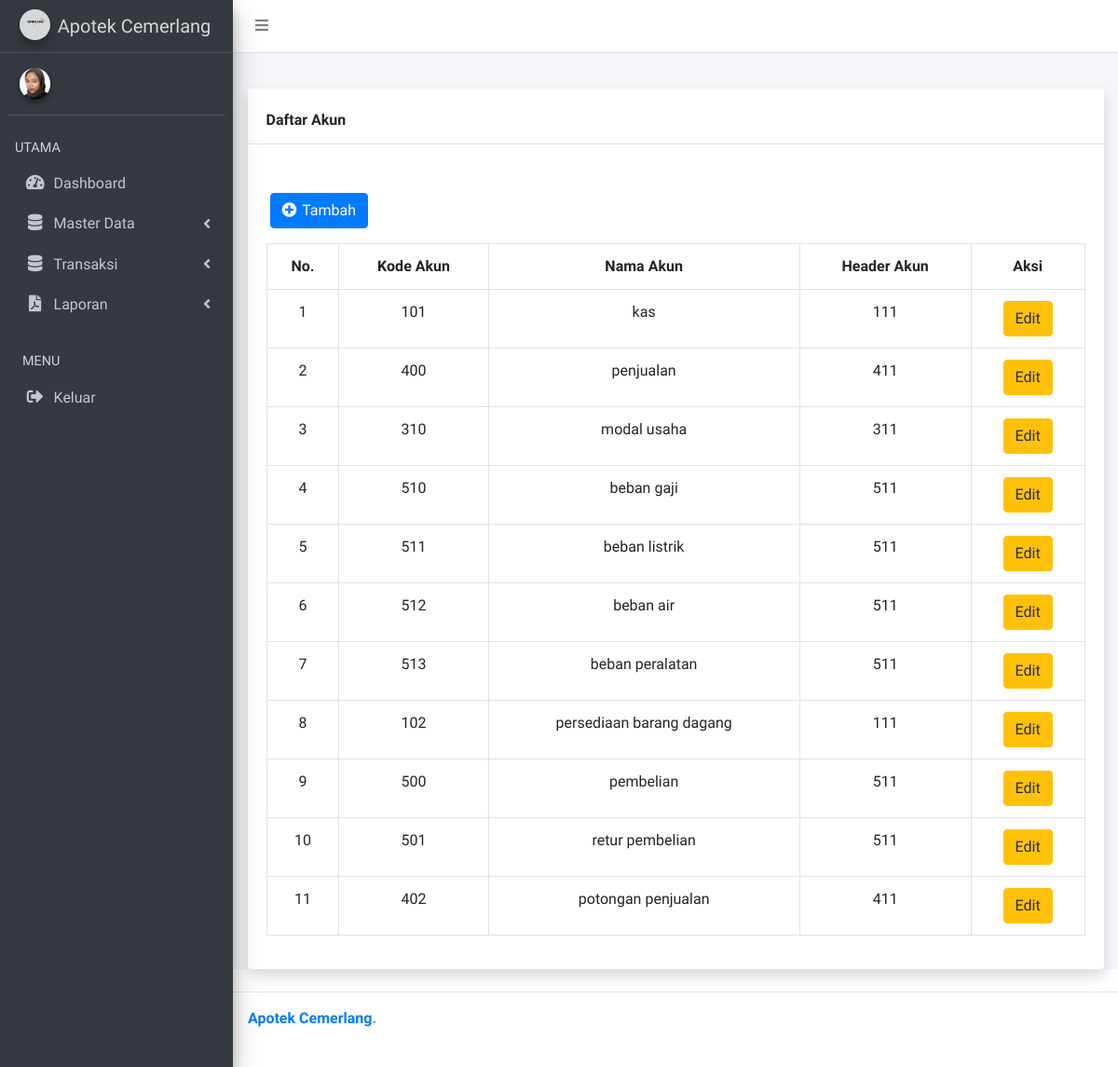
Before: /index.php/coa with the older database file.
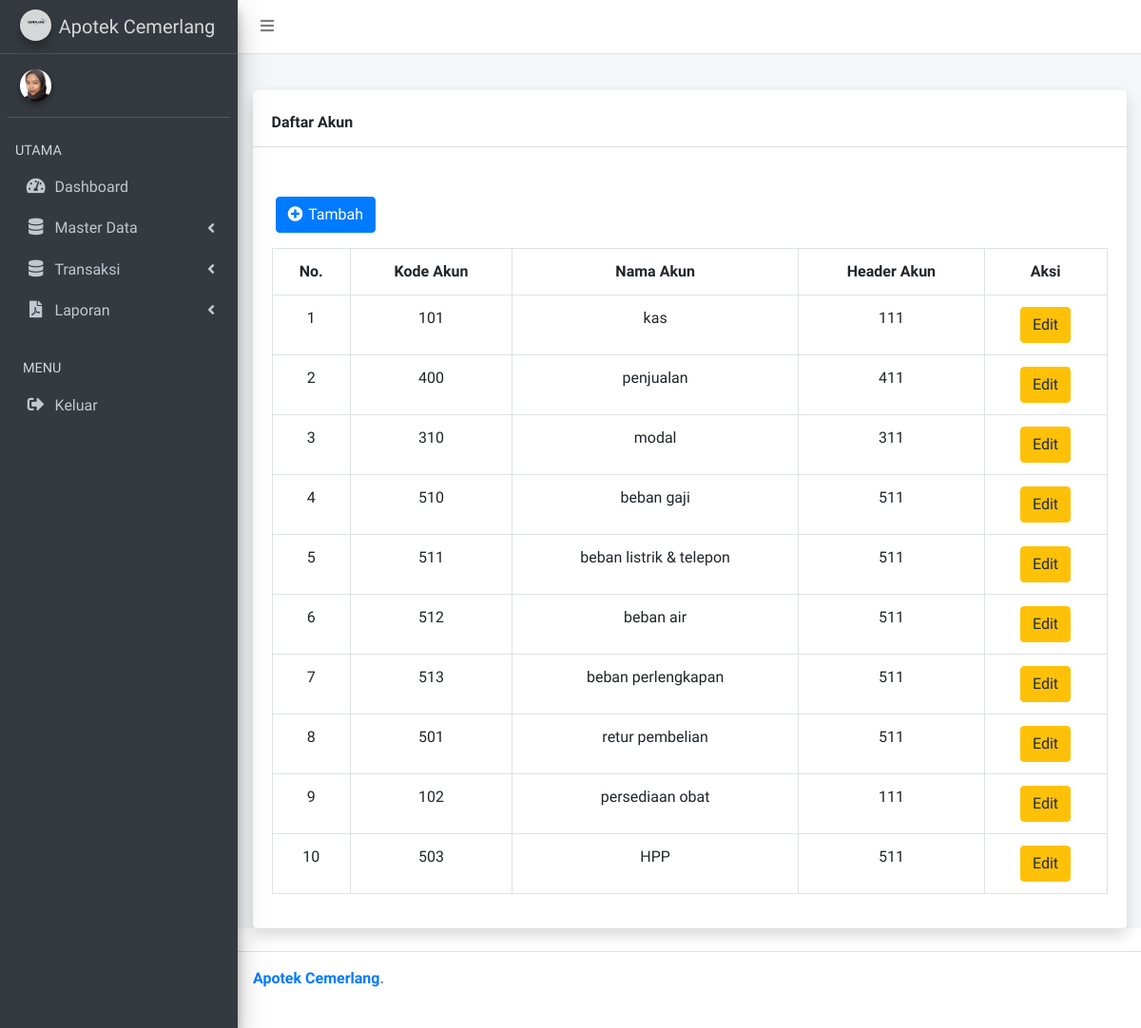
After: the same page with the newer database file.
### tables this page shows
CREATE TABLE `coa` (
  `id_coa` int(11) NOT NULL,
  `kode_coa` varchar(50) DEFAULT NULL,
  `nama_coa` varchar(45) DEFAULT NULL,
  `header_coa` varchar(45) DEFAULT NULL
);

### application/controllers/coa.php (called while the page is built, shortened)
<?php
class coa extends CI_Controller
{
    public function __construct()
    {
        $this->load->model('coaModel');
    }
    public function index()
    {
        $data = [
            'data' => $this->coaModel->index(),
            'title' => 'Daftar Akun',
        ];
        $this->load->view('module/header', $data);
        $this->load->view('coa/coa', $data);
        $this->load->view('module/footer');
    }
}

### index.php (called while the page is built, shortened)
<?php
require_once BASEPATH.'core/CodeIgniter.php';

### application/models/coaModel.php (called while the page is built, shortened)
<?php
class coaModel extends CI_Model
{
    public function index()
    {
        return $this->db->get('coa')->result();
    }
}

### application/views/coa/coa.php (the view, shortened to what this page needs)
<?php $this->load->view('module/navbar') ?>
<?php $this->load->view('module/sidebar') ?>
<div class="content-wrapper">
  <section class="content-header">
  </section>
  <section class="content">
    <div class="container">
      <div class="card shadow mb-4">
        <div class="card-header py-3 mt-2">
          <h6 class="m-0 font-weight-bold "><?= $title ?></h6>
        </div>
        <form action="{{ url('COA') }}" method="get">
        </form>
        <div class="card-body">
          <a href="#" class="btn btn-primary ml-1 mt-3 mb-3" id="tambah"> <i class="fas fa-plus-circle me-1  " style="letter-spacing: 2px"></i> Tambah </a>
          <div class="table-responsive">
            <table class="table table-bordered" id="dataTable" width="100%" cellspacing="0">
              <tr class="text-center">
                <th>No.</th>
                <th>Kode Akun</th>
                <th>Nama Akun</th>
                <th>Header Akun</th>
                <th>Aksi</th>
              </tr>
              <?php
              $no = 1;
              ?>
              <?php foreach ($data as $d) : ?>
                <tr class="text-center">
                  <td><?= $no ?></td>
                  <td> <?= $d->kode_coa ?> </td>
                  <td> <?= $d->nama_coa ?> </td>
                  <td> <?= $d->header_coa ?> </td>
                  <td>
                    <a href="#" class="btn btn-warning" onclick="edit(<?= $d->id_coa ?>)"> Edit</a>
                  </td>
                </tr>
                <?php
                $no++;
                ?>
              <?php endforeach; ?>
            </table>
          </div>
        </div>
      </div>
    </div>
  </section>
</div>

### application/views/module/header.php (shortened to what this page needs)
<!DOCTYPE html>
<html>
<head>
  <link rel="stylesheet" href="<?= base_url() ?>/assets/plugins/fontawesome-free/css/all.min.css">
  <link rel="stylesheet" href="https://code.ionicframework.com/ionicons/2.0.1/css/ionicons.min.css">
  <link rel="stylesheet" href="<?= base_url() ?>/assets/plugins/icheck-bootstrap/icheck-bootstrap.min.css">
  <link rel="stylesheet" href="<?= base_url('assets/') ?>plugins/datatables-bs4/css/dataTables.bootstrap4.min.css">
  <link rel="stylesheet" href="<?= base_url() ?>/assets/dist/css/adminlte.min.css">
</head>
<?= current_url() == base_url() || current_url() == base_url("auth") ? '<body class="hold-transition login-page">' : '<body class="hold-transition sidebar-mini"><div class ="wrapper">' ?>

### application/views/module/navbar.php (shortened to what this page needs)
<nav class="main-header navbar navbar-expand navbar-white navbar-light">
  <ul class="navbar-nav">
    <li class="nav-item">
      <a class="nav-link" data-widget="pushmenu" href="#" role="button"><i class="fas fa-bars"></i></a>
    </li>
  </ul>
      </div>

### application/views/module/sidebar.php (shortened to what this page needs)
<aside class="main-sidebar sidebar-dark-primary elevation-4">
  <a href="<?= base_url('admin') ?>" class="brand-link">
    <img src="<?= base_url('assets/') ?>dist/img/cemerlang.png" alt="cemerlang" class="brand-image img-circle elevation-3"
         style="opacity: .8">
    <span class="brand-text font-weight-light">Apotek Cemerlang</span>
  </a>
  <div class="sidebar">
    <div class="user-panel mt-3 pb-3 mb-3 d-flex">
      <div class="image">
        <img src="<?= base_url('assets/') ?>dist/img/ressa.png" class="img-circle elevation-2" alt="User Image">
      </div>
      <div class="info">
      </div>
    </div>
    <nav class="mt-2">
      <ul class="nav nav-pills nav-sidebar flex-column" data-widget="treeview" role="menu" data-accordion="false">
        <li class="nav-header">UTAMA</li>
        <li class="nav-item">
          <a href="<?= base_url('admin') ?>" class="nav-link <?= current_url() === base_url('admin') ? 'active' : null ?>">
            <i class="nav-icon fas fa-tachometer-alt"></i>
            <p>
              Dashboard
            </p>
          </a>
        </li>
        <li class="nav-item has-treeview <?= current_url() === base_url('obat/drugs') || current_url() === base_url('/purchase/laporan') || current_url() === base_url('sales/laporan') ? 'menu-open' : null ?>">
          <a href="#" class="nav-link">
            <i class="nav-icon fas fa-database"></i>
            <p>
              Master Data
              <i class="fas fa-angle-left right"></i>
            </p>
          </a>
        </li>
        <li class="nav-item has-treeview <?= current_url() === base_url('admin/units') || current_url() === base_url('admin/suppliers') ? 'menu-open' : null ?>">
          <a href="#" class="nav-link">
            <i class="nav-icon fas fa-database"></i>
            <p>
              Transaksi
              <i class="fas fa-angle-left right"></i>
            </p>
          </a>
        </li>
        <li class="nav-item has-treeview">
          <a href="#" class="nav-link">
            <i class="nav-icon fas fa-file-pdf"></i>
            <p>
              Laporan
              <i class="fas fa-angle-left right"></i>
            </p>
          </a>
        </li>
        <li class="nav-header">MENU</li>
        <li class="nav-item">
          <a href="<?= base_url('auth/logout') ?>" class="nav-link">
            <i class="nav-icon fas fa-sign-out-alt"></i>
            <p>
              Keluar
            </p>
          </a>
        </li>
      </ul>
    </nav>
  </div>
</aside>

### application/views/module/footer.php (shortened to what this page needs)
<?= current_url() == base_url() || current_url() == base_url("auth")
? null :
'<footer class="main-footer">
<div class="float-right d-none d-sm-block">
</div>
<strong> <a href="'.base_url('admin').'">Apotek Cemerlang</a>.</strong>
</footer>
<aside class="control-sidebar control-sidebar-dark">
</aside>
</div>'
?>
</body>
</html>

Changed rows visible on the page:
removed coa: kode_coa "102", nama_coa "persediaan barang dagang", header_coa "111"
removed coa: kode_coa "500", nama_coa "pembelian", header_coa "511"
removed coa: kode_coa "402", nama_coa "potongan penjualan", header_coa "411"
changed coa: nama_coa "modal usaha" → "modal"
changed coa: nama_coa "beban listrik" → "beban listrik & telepon"
changed coa: nama_coa "beban peralatan" → "beban perlengkapan"
added coa: kode_coa "102", nama_coa "persediaan obat", header_coa "111"
added coa: kode_coa "503", nama_coa "HPP", header_coa "511"
